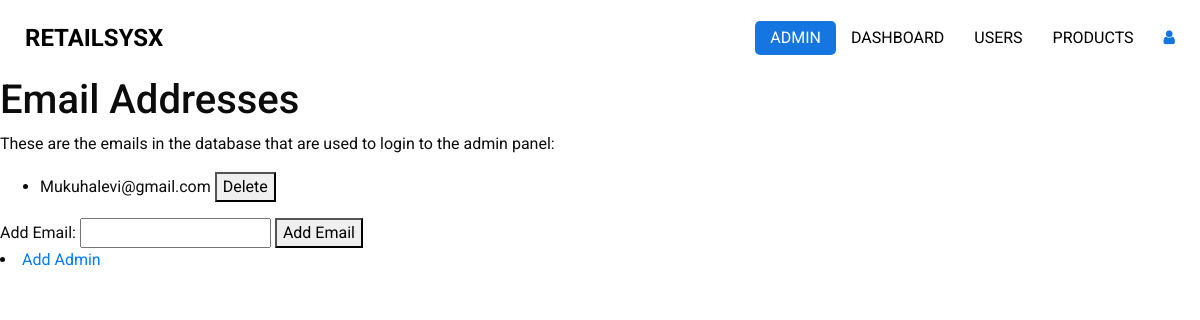
/view-emails (signed in), run on an earlier commit of the app's database.
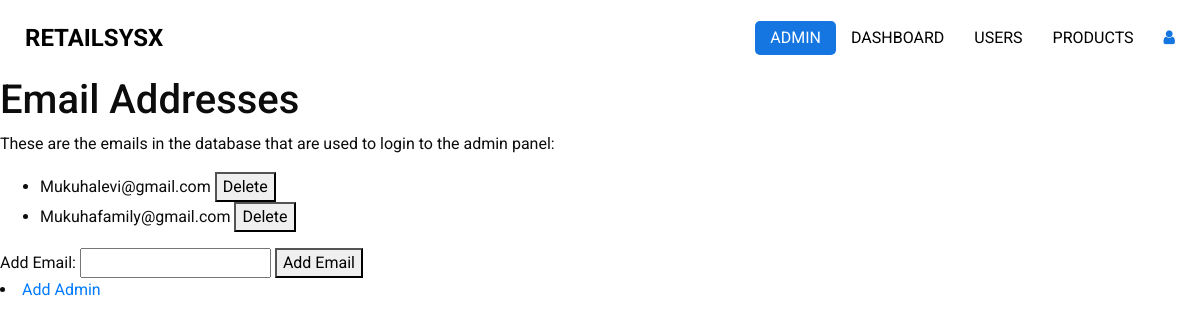
And on a later commit of the database.
### app.py (models this page shows)
class Email(db.Model):
    id = db.Column(db.Integer, primary_key=True)
    email = db.Column(db.String(120), unique=True, nullable=False)

### app.py (the view)
@app.route('/view-emails')
def view_emails():
    emails = Email.query.all()
    return render_template('admin/templates/view_emails.html', emails=emails)

### app.py (called while the page is built)
@login_manager.user_loader
def load_user(user_id):
    return User.query.get(int(user_id))

### templates/admin/templates/view_emails.html (shortened to what this page needs)
<!DOCTYPE html>
<html>
<head>
  <link rel="stylesheet" type="text/css" href="../static/css/bootstrap.css" />
  <link href="../static/css/font-awesome.min.css" rel="stylesheet" />
  <link href="../static/css/style.css" rel="stylesheet" />
  <link href="../static/css/responsive.css" rel="stylesheet" />
</head>
<body>
  <div class="hero_area">
    <header class="header_section">
      <div class="container-fluid">
        <nav class="navbar navbar-expand-lg custom_nav-container ">
          <a class="navbar-brand" href="href="{{ url_for('main') }}"">
            <span>
              RetailSysX
            </span>
          </a>
            <div class="collapse navbar-collapse" id="navbarSupportedContent">
            <ul class="navbar-nav  ">
              <li class="nav-item active">
                <a class="nav-link" href="">Admin </a>
              </li>
              <li class="nav-item">
                <a class="nav-link" href="{{ url_for('admin_page') }}">Dashboard</a>
              </li>
              <li class="nav-item">
                <a class="nav-link" href="{{ url_for('delete_user_page') }}">Users</a>
              </li>
              <li class="nav-item">
                <a class="nav-link" href="{{ url_for('manage_products') }}">Products</a>
              </li>
            </ul>
            <div class="user_optio_box">
              <a href="{{ url_for('index') }}" onclick="return confirmLogout()">
                <i class="fa fa-user" aria-hidden="true" title="Logout as user"></i>
              </a>
            </div>
          </div>
        </nav>
      </div>
    </header>
<body>
 <h1>Email Addresses</h1>
 <p>These are the emails in the database that are used to login to the admin panel:</p>
    <ul>
        {% for email in emails %}
            <li>{{ email.email }} <button onclick="deleteEmail({{ email.id }})">Delete</button></li>
        {% endfor %}
    </ul>
    <form id="addEmailForm">
        <label for="email">Add Email:</label>
        <input type="email" id="email" name="email" required>
        <button type="button" onclick="addEmail()">Add Email</button>
    </form>
<li><a href="{{ url_for('add_admin_page') }}">Add Admin</a></li>
</body>
</html>

What changed in the data, as far as the page shows it:
added Email: email "Mukuhafamily@gmail.com"
